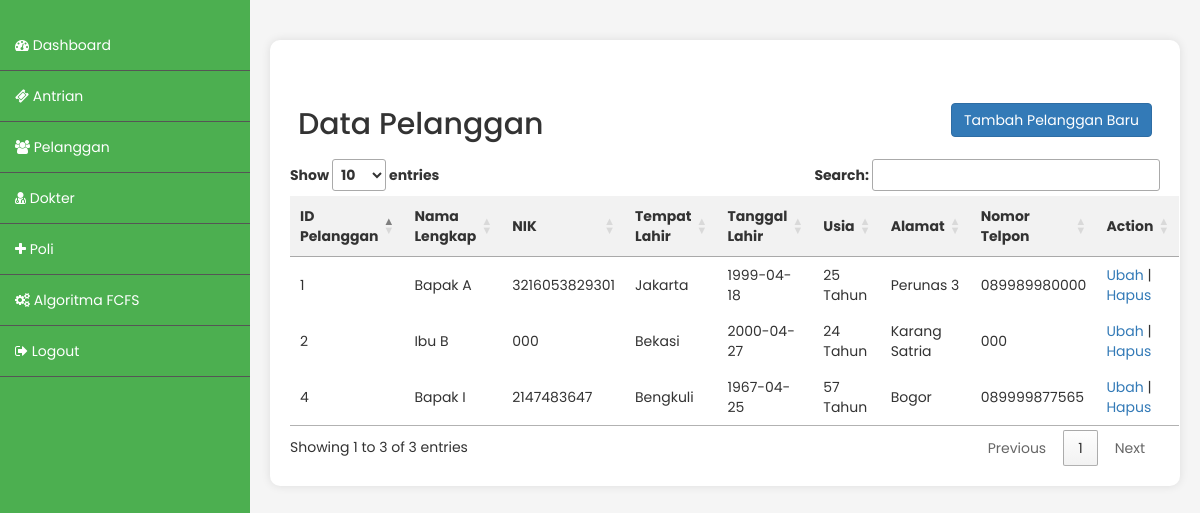
Page /index.php/admin/pelanggan on the committed database.
### tables this page shows
CREATE TABLE `pelanggan` (
  `id_pelanggan` int(255) NOT NULL,
  `nama_pelanggan` varchar(255) NOT NULL,
  `nik` varchar(255) NOT NULL,
  `tempat_lahir` varchar(255) NOT NULL,
  `tanggal_lahir` date NOT NULL,
  `alamat` varchar(255) NOT NULL,
  `no_telp` varchar(255) NOT NULL
);

### application/controllers/Admin.php (called while the page is built, shortened)
<?php
class Admin extends CI_Controller {
	public function __construct()
	{
		$this->load->model('akun_model');
		$this->load->model('crud_model');
	}
	public function pelanggan()
	{
		$data['array_pelanggan'] = $this->crud_model->mengambil_data('pelanggan');
		$this->load->view('admin_pelanggan',$data);
	}
}

### index.php (called while the page is built, shortened)
<?php
require_once BASEPATH.'core/CodeIgniter.php';

### application/models/Crud_model.php (called while the page is built, shortened)
<?php
class Crud_model extends CI_Model{
	public function mengambil_data($nama_tabel)
	{
		$this->db->select('*');
		$this->db->from($nama_tabel);
		$query = $this->db->get();
		return $query->result();
	}
}

### application/views/admin_pelanggan.php (the view, shortened to what this page needs)
<!DOCTYPE html>
<html lang="en">
<head>
<link rel="stylesheet" type="text/css" href="https://cdn.datatables.net/1.10.25/css/jquery.dataTables.css">
<link href="//maxcdn.bootstrapcdn.com/bootstrap/3.3.0/css/bootstrap.min.css" rel="stylesheet" id="bootstrap-css">
<link href="https://maxcdn.bootstrapcdn.com/font-awesome/4.7.0/css/font-awesome.min.css" rel="stylesheet">
<link rel="stylesheet" href="<?=base_url()?>/css/style.css">
</head>
<body>
<div class="content">
	<div class="status-info">
<table>
    <tr>
      <td class="title"><h2>Data Pelanggan</h2></td>
      <td class="button-container" style="text-align: right;">
        <a href="<?=site_url('admin/pelanggan_add')?>"><button type="button" class="btn btn-primary">Tambah Pelanggan Baru</button></a>
      </td>
    </tr>
  </table>
	  <table id="productTable">
		<thead>
		  <tr>
			<th>ID Pelanggan</th>
			<th>Nama Lengkap</th>
			<th>NIK</th>
			<th>Tempat Lahir</th>
			<th>Tanggal Lahir</th>
			<th>Usia</th>
			<th>Alamat</th>
			<th>Nomor Telpon</th>
			<th>Action</th>
		  </tr>
		</thead>
		<tbody>
		<?php foreach($array_pelanggan as $pelanggan): ?>
		  <tr>
			<td><?=$pelanggan->id_pelanggan?></td>
			<td><?=$pelanggan->nama_pelanggan?></td>
			<td><?=$pelanggan->nik?></td>
			<td><?=$pelanggan->tempat_lahir?></td>
			<td><?=$pelanggan->tanggal_lahir?></td>
			<td><?=((int)date("Y") - (int)$pelanggan->tanggal_lahir). " Tahun"?></td>
			<td><?=$pelanggan->alamat?></td>
			<td><?=$pelanggan->no_telp?></td>
			<td>
				<a href="<?=site_url('/admin/pelanggan_edit/'.$pelanggan->id_pelanggan)?>">Ubah</a> |
				<a href="<?=site_url('/admin/pelanggan_hapus/'.$pelanggan->id_pelanggan)?>">Hapus</a>
			</td>
		  </tr>
		<?php endforeach; ?>
		</tbody>
	  </table>
	</div>
</div>
</body>
</html>

### css/style.css (style rules this page uses)
body { margin: 0; padding: 0; font-family: 'Poppins', sans-serif; background-color: #f5f5f5; }
.content { margin-left: 250px; padding: 20px; }
.content h2 { color: #333; }
.status-info { background-color: #fff; padding: 20px; border-radius: 10px; box-shadow: 0 0 10px rgba(0, 0, 0, 0.1); margin-top: 20px; }
table { width: 100%; border-collapse: collapse; margin-top: 20px; }
th, td { border: 1px solid #ddd; padding: 8px; text-align: left; }
th { background-color: #f2f2f2; }

### application/views/admin_pelanggan.php (style rules this page uses)
table { border-collapse: collapse; }
table, th, td { border: none; }

### rows in the picture
pelanggan: id_pelanggan "1", nama_pelanggan "Bapak A", nik "3216053829301", tempat_lahir "Jakarta", tanggal_lahir "1999-04-18", alamat "Perunas 3", no_telp "089989980000"
pelanggan: id_pelanggan "2", nama_pelanggan "Ibu B", nik "000", tempat_lahir "Bekasi", tanggal_lahir "2000-04-27", alamat "Karang Satria", no_telp "000"
pelanggan: id_pelanggan "4", nama_pelanggan "Bapak I", nik "2147483647", tempat_lahir "Bengkuli", tanggal_lahir "1967-04-25", alamat "Bogor", no_telp "089999877565"
